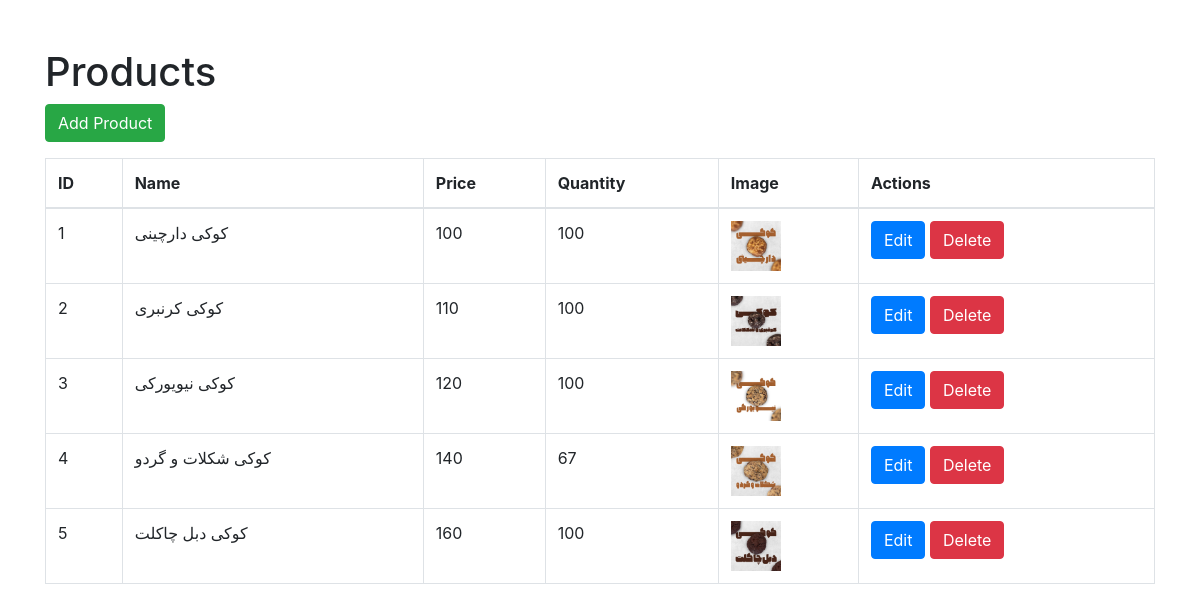
Before: /products/ with the older database file.
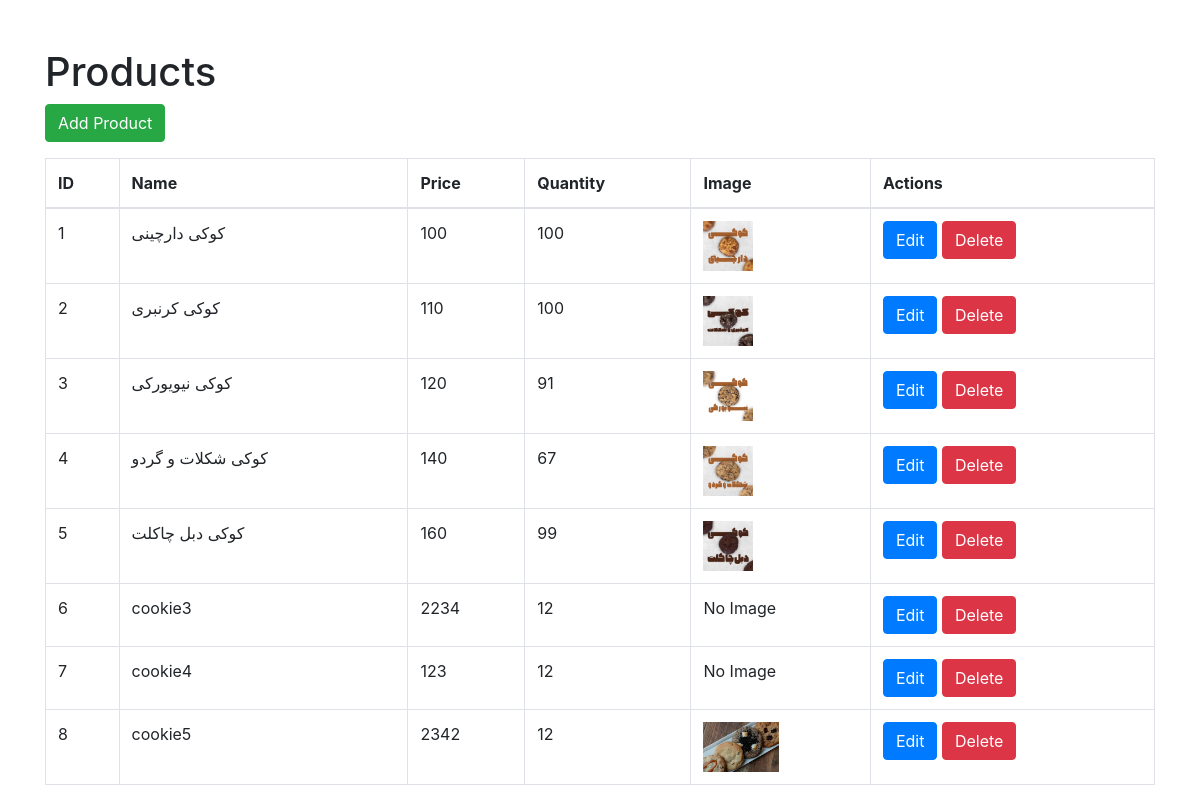
After: the same page with the newer database file.
### shop/models.py (models this page shows, shortened)
class Product(models.Model):
    name = models.CharField(max_length=100)
    price = models.PositiveIntegerField()
    quantity = models.PositiveIntegerField()
    image = models.ImageField(upload_to='images', null=True, blank=True)  # Image field added
    ingredient= models.CharField(max_length=500,null=True, blank=True)
    description=models.TextField(max_length=1000,null=True, blank=True)

### shop/views.py (the view)
# urls.py: path('products/', views.product_list, name='product_list'),  # Product list
def product_list(request):
    products = Product.objects.all()
    return render(request, 'shop/product_list.html', {'products': products})

### shop/templates/shop/product_list.html (shortened to what this page needs)
<!DOCTYPE html>
<html>
<head>
    <link rel="stylesheet" href="https://stackpath.bootstrapcdn.com/bootstrap/4.5.2/css/bootstrap.min.css">
</head>
<body>
    <div class="container mt-5">
        <h1>Products</h1>
        <a href="{% url 'product_add' %}" class="btn btn-success mb-3">Add Product</a>
        <table class="table table-bordered">
            <thead>
                <tr>
                    <th>ID</th>
                    <th>Name</th>
                    <th>Price</th>
                    <th>Quantity</th>
                    <th>Image</th>
                    <th>Actions</th>
                </tr>
            </thead>
            <tbody>
    {% for product in products %}
    <tr>
        <td>{{ product.id }}</td>
        <td>{{ product.name }}</td>
        <td>{{ product.price }}</td>
        <td>{{ product.quantity }}</td>
        <td>
            {% if product.image %}
                <img src="{{ product.image.url }}" alt="{{ product.name }}" height="50">
            {% else %}
                No Image
            {% endif %}
        </td>
        <td>
            <a href="{% url 'product_edit' product.id %}" class="btn btn-primary">Edit</a>
            <form method="post" action="{% url 'product_delete' product.id %}" style="display: inline;">
                <button type="submit" class="btn btn-danger" onclick="return confirm('Are you sure you want to delete this product?')">Delete</button>
            </form>
        </td>
    </tr>
    {% endfor %}
</tbody>
        </table>
    </div>
</body>
</html>

Changed rows visible on the page:
changed Product "کوکی نیویورکی": quantity "100" → "91"
changed Product "کوکی دبل چاکلت": quantity "100" → "99"
added Product: id "6", name "cookie3", price "2234", quantity "12", image "No Image"
added Product: id "7", name "cookie4", price "123", quantity "12", image "No Image"
added Product: id "8", name "cookie5", price "2342", quantity "12", image (picture)
